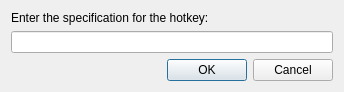
<?xml version="1.0" encoding="UTF-8"?>
<ui version="4.0">
 <class>HotkeyDialog</class>
 <widget class="QDialog" name="HotkeyDialog">
  <property name="geometry">
   <rect>
    <x>0</x>
    <y>0</y>
    <width>344</width>
    <height>86</height>
   </rect>
  </property>
  <property name="windowTitle">
   <string>Hotkey</string>
  </property>
  <layout class="QVBoxLayout">
   <item>
    <widget class="QLabel" name="label">
     <property name="text">
      <string>Enter the specification for the hotkey:</string>
     </property>
    </widget>
   </item>
   <item>
    <widget class="KeySequenceWidget" name="m_pKeySequenceWidgetHotkey"/>
   </item>
   <item>
    <widget class="QDialogButtonBox" name="buttonBox">
     <property name="orientation">
      <enum>Qt::Horizontal</enum>
     </property>
     <property name="standardButtons">
      <set>QDialogButtonBox::Cancel|QDialogButtonBox::Ok</set>
     </property>
    </widget>
   </item>
  </layout>
 </widget>
 <customwidgets>
  <customwidget>
   <class>KeySequenceWidget</class>
   <extends>QLineEdit</extends>
   <header>widgets/KeySequenceWidget.h</header>
  </customwidget>
 </customwidgets>
 <resources/>
 <connections>
  <connection>
   <sender>buttonBox</sender>
   <signal>accepted()</signal>
   <receiver>HotkeyDialog</receiver>
   <slot>accept()</slot>
   <hints>
    <hint type="sourcelabel">
     <x>248</x>
     <y>254</y>
    </hint>
    <hint type="destinationlabel">
     <x>157</x>
     <y>274</y>
    </hint>
   </hints>
  </connection>
  <connection>
   <sender>buttonBox</sender>
   <signal>rejected()</signal>
   <receiver>HotkeyDialog</receiver>
   <slot>reject()</slot>
   <hints>
    <hint type="sourcelabel">
     <x>316</x>
     <y>260</y>
    </hint>
    <hint type="destinationlabel">
     <x>286</x>
     <y>274</y>
    </hint>
   </hints>
  </connection>
 </connections>
</ui>
